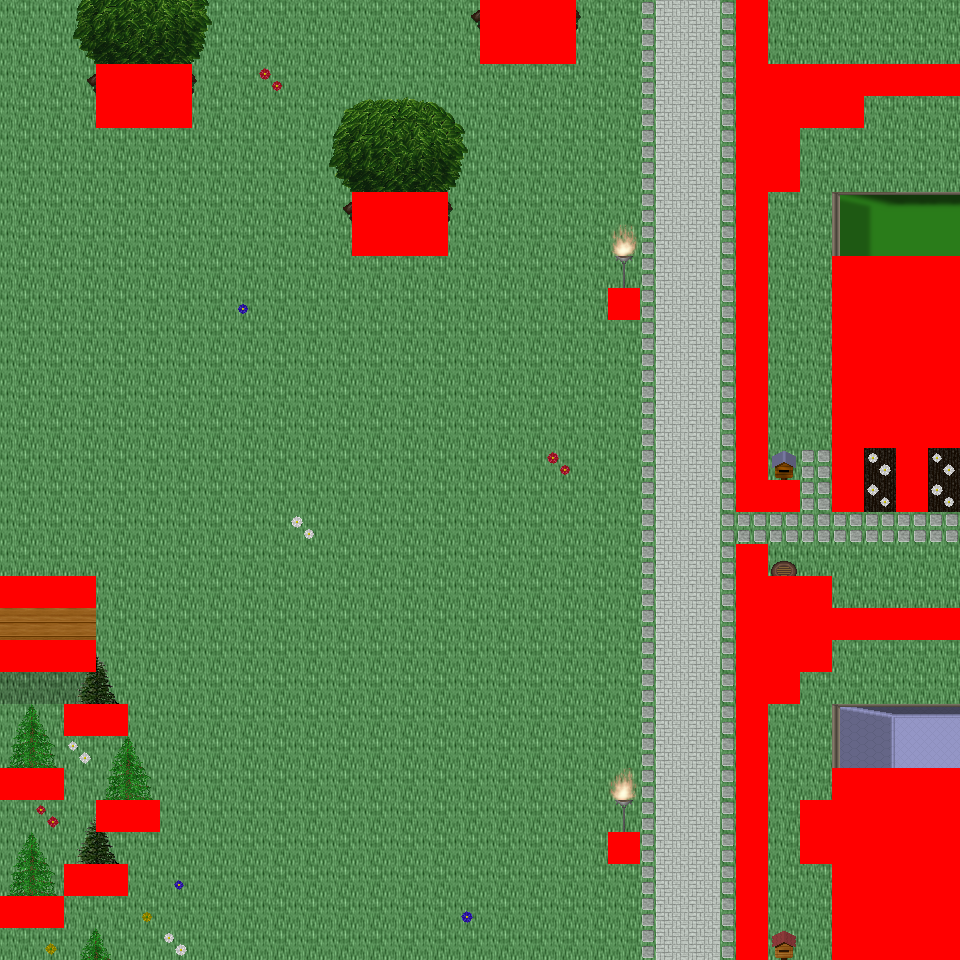

The image is a tile-based game level rendered from a .tmx file. Its description and source (layers, tilesets, objects; grid data summarised) follow:
An orthogonal 30x30 tile map with 32x32 px tiles, 6 tile layers (Ground, Object, Object2, Above, ...), 60 tilesets and 14 objects (14x mapExit).

<map version="1.0" orientation="orthogonal" renderorder="right-down" width="30" height="30" tilewidth="32" tileheight="32" nextobjectid="15">
  <tileset firstgid="1" name="tileset_logic_collision" tilewidth="32" tileheight="32" tilecount="1" columns="1">
    <image source="../drawable/tileset_logic_collision.png" width="32" height="32" />
  </tileset>
  <tileset firstgid="2" name="tileset_building_decoration_orbpedestal" tilewidth="32" tileheight="32" tilecount="2" columns="1">
    <image source="../drawable/tileset_building_decoration_orbpedestal.png" width="32" height="64" />
  </tileset>
  <tileset firstgid="4" name="tileset_building_decoration_chimney" tilewidth="32" tileheight="32" tilecount="2" columns="1">
    <image source="../drawable/tileset_building_decoration_chimney.png" width="32" height="64" />
  </tileset>
  <tileset firstgid="6" name="tileset_item_statue_fairypool" tilewidth="32" tileheight="32" tilecount="16" columns="2">
    <image source="../drawable/tileset_item_statue_fairypool.png" width="64" height="256" />
  </tileset>
  <tileset firstgid="22" name="tileset_building_decoration_stone_details" tilewidth="32" tileheight="32" tilecount="4" columns="2">
    <image source="../drawable/tileset_building_decoration_stone_details.png" width="64" height="64" />
  </tileset>
  <tileset firstgid="26" name="tileset_building_door_closed" tilewidth="32" tileheight="32" tilecount="1" columns="1">
    <image source="../drawable/tileset_building_door_closed.png" width="32" height="32" />
  </tileset>
  <tileset firstgid="27" name="tileset_building_door_door" tilewidth="32" tileheight="32" tilecount="6" columns="3">
    <image source="../drawable/tileset_building_door_door.png" width="96" height="64" />
  </tileset>
  <tileset firstgid="33" name="tileset_building_fence_fence_chunky" tilewidth="32" tileheight="32" tilecount="21" columns="3">
    <image source="../drawable/tileset_building_fence_fence_chunky.png" width="96" height="224" />
  </tileset>
  <tileset firstgid="54" name="tileset_building_roof_blue" tilewidth="32" tileheight="32" tilecount="20" columns="5">
    <image source="../drawable/tileset_building_roof_blue.png" width="160" height="128" />
  </tileset>
  <tileset firstgid="74" name="tileset_building_roof_green" tilewidth="32" tileheight="32" tilecount="20" columns="5">
    <image source="../drawable/tileset_building_roof_green.png" width="160" height="128" />
  </tileset>
  <tileset firstgid="94" name="tileset_building_roof_red" tilewidth="32" tileheight="32" tilecount="20" columns="5">
    <image source="../drawable/tileset_building_roof_red.png" width="160" height="128" />
  </tileset>
  <tileset firstgid="114" name="tileset_building_roof_red2" tilewidth="32" tileheight="32" tilecount="20" columns="5">
    <image source="../drawable/tileset_building_roof_red2.png" width="160" height="128" />
  </tileset>
  <tileset firstgid="134" name="tileset_building_roof_roof_borders" tilewidth="32" tileheight="32" tilecount="9" columns="3">
    <image source="../drawable/tileset_building_roof_roof_borders.png" width="96" height="96" />
  </tileset>
  <tileset firstgid="143" name="tileset_building_roof_yellow" tilewidth="32" tileheight="32" tilecount="20" columns="5">
    <image source="../drawable/tileset_building_roof_yellow.png" width="160" height="128" />
  </tileset>
  <tileset firstgid="163" name="tileset_building_window_window_long" tilewidth="32" tileheight="32" tilecount="3" columns="3">
    <image source="../drawable/tileset_building_window_window_long.png" width="96" height="32" />
  </tileset>
  <tileset firstgid="166" name="tileset_ground_cobbled_paving" tilewidth="32" tileheight="32" tilecount="1" columns="1">
    <image source="../drawable/tileset_ground_cobbled_paving.png" width="32" height="32" />
  </tileset>
  <tileset firstgid="167" name="tileset_ground_gravel" tilewidth="32" tileheight="32" tilecount="1" columns="1">
    <image source="../drawable/tileset_ground_gravel.png" width="32" height="32" />
  </tileset>
  <tileset firstgid="168" name="tileset_ground_stone_floors" tilewidth="32" tileheight="32" tilecount="6" columns="3">
    <image source="../drawable/tileset_ground_stone_floors.png" width="96" height="64" />
  </tileset>
  <tileset firstgid="174" name="tileset_ground_ground" tilewidth="32" tileheight="32" tilecount="33" columns="3">
    <image source="../drawable/tileset_ground_ground.png" width="96" height="352" />
  </tileset>
  <tileset firstgid="207" name="tileset_plant_bush_various_small" tilewidth="32" tileheight="32" tilecount="9" columns="3">
    <image source="../drawable/tileset_plant_bush_various_small.png" width="96" height="96" />
  </tileset>
  <tileset firstgid="216" name="tileset_plant_flower_daisy_blue" tilewidth="32" tileheight="32" tilecount="8" columns="2">
    <image source="../drawable/tileset_plant_flower_daisy_blue.png" width="64" height="128" />
  </tileset>
  <tileset firstgid="224" name="tileset_plant_flower_daisy_red" tilewidth="32" tileheight="32" tilecount="8" columns="2">
    <image source="../drawable/tileset_plant_flower_daisy_red.png" width="64" height="128" />
  </tileset>
  <tileset firstgid="232" name="tileset_plant_flower_daisy_white" tilewidth="32" tileheight="32" tilecount="8" columns="2">
    <image source="../drawable/tileset_plant_flower_daisy_white.png" width="64" height="128" />
  </tileset>
  <tileset firstgid="240" name="tileset_plant_flower_daisy_yellow" tilewidth="32" tileheight="32" tilecount="8" columns="2">
    <image source="../drawable/tileset_plant_flower_daisy_yellow.png" width="64" height="128" />
  </tileset>
  <tileset firstgid="248" name="tileset_plant_tree_spruce" tilewidth="32" tileheight="32" tilecount="6" columns="2">
    <image source="../drawable/tileset_plant_tree_spruce.png" width="64" height="96" />
  </tileset>
  <tileset firstgid="254" name="tileset_item_pot_pot_purple" tilewidth="32" tileheight="32" tilecount="1" columns="1">
    <image source="../drawable/tileset_item_pot_pot_purple.png" width="32" height="32" />
  </tileset>
  <tileset firstgid="255" name="tileset_item_pot_pot_tall" tilewidth="32" tileheight="32" tilecount="2" columns="1">
    <image source="../drawable/tileset_item_pot_pot_tall.png" width="32" height="64" />
  </tileset>
  <tileset firstgid="257" name="tileset_item_pot_small_barrel" tilewidth="32" tileheight="32" tilecount="2" columns="1">
    <image source="../drawable/tileset_item_pot_small_barrel.png" width="32" height="64" />
  </tileset>
  <tileset firstgid="259" name="tileset_item_postbox" tilewidth="32" tileheight="32" tilecount="4" columns="2">
    <image source="../drawable/tileset_item_postbox.png" width="64" height="64" />
  </tileset>
  <tileset firstgid="263" name="tileset_furniture_chair_wooden_pale" tilewidth="32" tileheight="32" tilecount="4" columns="2">
    <image source="../drawable/tileset_furniture_chair_wooden_pale.png" width="64" height="64" />
  </tileset>
  <tileset firstgid="267" name="tileset_furniture_table_wooden" tilewidth="32" tileheight="32" tilecount="1" columns="1">
    <image source="../drawable/tileset_furniture_table_wooden.png" width="32" height="32" />
  </tileset>
  <tileset firstgid="268" name="tileset_furniture_table_brick_base" tilewidth="32" tileheight="32" tilecount="3" columns="3">
    <image source="../drawable/tileset_furniture_table_brick_base.png" width="96" height="32" />
  </tileset>
  <tileset firstgid="271" name="tileset_furniture_light_iron_lamp" tilewidth="32" tileheight="32" tilecount="3" columns="1">
    <image source="../drawable/tileset_furniture_light_iron_lamp.png" width="32" height="96" />
  </tileset>
  <tileset firstgid="274" name="tileset_furniture_light_flames" tilewidth="32" tileheight="32" tilecount="6" columns="6">
    <image source="../drawable/tileset_furniture_light_flames.png" width="192" height="32" />
  </tileset>
  <tileset firstgid="280" name="tileset_furniture_sink_dark_side_on" tilewidth="32" tileheight="32" tilecount="6" columns="3">
    <image source="../drawable/tileset_furniture_sink_dark_side_on.png" width="96" height="64" />
  </tileset>
  <tileset firstgid="286" name="tileset_ground_grass_corners" tilewidth="32" tileheight="32" tilecount="24" columns="6">
    <image source="../drawable/tileset_ground_grass_corners.png" width="192" height="128" />
  </tileset>
  <tileset firstgid="310" name="tileset_ground_grass_edges" tilewidth="32" tileheight="32" tilecount="36" columns="12">
    <image source="../drawable/tileset_ground_grass_edges.png" width="384" height="96" />
  </tileset>
  <tileset firstgid="346" name="tileset_plant_tree_tree_fluffy" tilewidth="32" tileheight="32" tilecount="12" columns="4">
    <image source="../drawable/tileset_plant_tree_tree_fluffy.png" width="128" height="96" />
  </tileset>
  <tileset firstgid="358" name="tileset_ground_water_dungeon_water" tilewidth="32" tileheight="32" tilecount="30" columns="3">
    <image source="../drawable/tileset_ground_water_dungeon_water.png" width="96" height="320" />
  </tileset>
  <tileset firstgid="388" name="tileset_furniture_table_wooden_rectangular" tilewidth="32" tileheight="32" tilecount="9" columns="3">
    <image source="../drawable/tileset_furniture_table_wooden_rectangular.png" width="96" height="96" />
  </tileset>
  <tileset firstgid="397" name="tileset_item_statue_metal_and_stone" tilewidth="32" tileheight="32" tilecount="6" columns="3">
    <image source="../drawable/tileset_item_statue_metal_and_stone.png" width="96" height="64" />
  </tileset>
  <tileset firstgid="403" name="tileset_ground_fire_fire" tilewidth="32" tileheight="32" tilecount="27" columns="3">
    <image source="../drawable/tileset_ground_fire_fire.png" width="96" height="288" />
  </tileset>
  <tileset firstgid="430" name="tileset_furniture_table_bench" tilewidth="32" tileheight="32" tilecount="3" columns="3">
    <image source="../drawable/tileset_furniture_table_bench.png" width="96" height="32" />
  </tileset>
  <tileset firstgid="433" name="tileset_plant_bush_hosta" tilewidth="32" tileheight="32" tilecount="9" columns="3">
    <image source="../drawable/tileset_plant_bush_hosta.png" width="96" height="96" />
  </tileset>
  <tileset firstgid="442" name="tileset_plant_tree_tree_green" tilewidth="32" tileheight="32" tilecount="88" columns="8">
    <image source="../drawable/tileset_plant_tree_tree_green.png" width="256" height="352" />
  </tileset>
  <tileset firstgid="530" name="tileset_item_sign_large" tilewidth="32" tileheight="32" tilecount="15" columns="5">
    <image source="../drawable/tileset_item_sign_large.png" width="160" height="96" />
  </tileset>
  <tileset firstgid="545" name="tileset_building_wall_wall_brown" tilewidth="32" tileheight="32" tilecount="12" columns="3">
    <image source="../drawable/tileset_building_wall_wall_brown.png" width="96" height="128" />
  </tileset>
  <tileset firstgid="557" name="tileset_ground_green_paving_4" tilewidth="32" tileheight="32" tilecount="3" columns="3">
    <image source="../drawable/tileset_ground_green_paving_4.png" width="96" height="32" />
  </tileset>
  <tileset firstgid="560" name="tileset_item_swing" tilewidth="32" tileheight="32" tilecount="4" columns="2">
    <image source="../drawable/tileset_item_swing.png" width="64" height="64" />
  </tileset>
  <tileset firstgid="564" name="tileset_item_fishrods" tilewidth="32" tileheight="32" tilecount="12" columns="4">
    <image source="../drawable/tileset_item_fishrods.png" width="128" height="96" />
  </tileset>
  <tileset firstgid="576" name="tileset_logic_creature_human_kalavan" tilewidth="32" tileheight="32" tilecount="5" columns="5">
    <image source="../drawable/tileset_logic_creature_human_kalavan.png" width="160" height="32" />
  </tileset>
  <tileset firstgid="581" name="tileset_logic_creature_animal" tilewidth="32" tileheight="32" tilecount="32" columns="8">
    <image source="../drawable/tileset_logic_creature_animal.png" width="256" height="128" />
  </tileset>
  <tileset firstgid="613" name="tileset_building_decoration_numbers" tilewidth="32" tileheight="32" tilecount="20" columns="2">
    <image source="../drawable/tileset_building_decoration_numbers.png" width="64" height="320" />
  </tileset>
  <tileset firstgid="633" name="tileset_ground_green_paving" tilewidth="32" tileheight="32" tilecount="18" columns="3">
    <image source="../drawable/tileset_ground_green_paving.png" width="96" height="192" />
  </tileset>
  <tileset firstgid="651" name="tileset_item_huge_orb" tilewidth="32" tileheight="32" tilecount="16" columns="2">
    <image source="../drawable/tileset_item_huge_orb.png" width="64" height="256" />
  </tileset>
  <tileset firstgid="667" name="tileset_light_light_5x5" tilewidth="32" tileheight="32" tilecount="25" columns="5">
    <image source="../drawable/tileset_light_light_5x5.png" width="160" height="160" />
  </tileset>
  <tileset firstgid="692" name="tileset_light_dim_light_5x5" tilewidth="32" tileheight="32" tilecount="25" columns="5">
    <image source="../drawable/tileset_light_dim_light_5x5.png" width="160" height="160" />
  </tileset>
  <tileset firstgid="717" name="tileset_item_firewood" tilewidth="32" tileheight="32" tilecount="12" columns="3">
    <image source="../drawable/tileset_item_firewood.png" width="96" height="128" />
  </tileset>
  <tileset firstgid="729" name="tileset_logic_creature_fowl" tilewidth="32" tileheight="32" tilecount="6" columns="6">
    <image source="../drawable/tileset_logic_creature_fowl.png" width="192" height="32" />
  </tileset>
  <tileset firstgid="735" name="tileset_logic_creature_human_imperial" tilewidth="32" tileheight="32" tilecount="16" columns="8">
    <image source="../drawable/tileset_logic_creature_human_imperial.png" width="256" height="64" />
  </tileset>
  <layer name="Ground" width="30" height="30">
    <data>[900 cells, 900 non-empty, 4 distinct tile ids]</data>
  </layer>
  <layer name="Object" width="30" height="30">
    <data>[900 cells, 223 non-empty, 39 distinct tile ids]</data>
  </layer>
  <layer name="Object2" width="30" height="30">
    <data>[900 cells, 14 non-empty, 8 distinct tile ids]</data>
  </layer>
  <layer name="Above" width="30" height="30">
    <data>[900 cells, 111 non-empty, 56 distinct tile ids]</data>
  </layer>
  <layer name="Above2" width="30" height="30">
    <data>[900 cells, 4 non-empty, 2 distinct tile ids]</data>
  </layer>
  <layer name="Walkable" width="30" height="30">
    <data>[900 cells, 142 non-empty, 1 distinct tile ids]</data>
  </layer>
  <objectgroup name="MapEvents">
    <object id="1" name="north" type="mapExit" x="0" y="0" width="480" height="32">
      <properties>
        <property name="map" value="level_0_x71_y145" />
        <property name="x" value="0" />
        <property name="y" value="28" />
      </properties>
    </object>
    <object id="2" name="north2" type="mapExit" x="576" y="0" width="160" height="32">
      <properties>
        <property name="map" value="level_0_x71_y145" />
        <property name="x" value="18" />
        <property name="y" value="28" />
      </properties>
    </object>
    <object id="3" name="north3" type="mapExit" x="768" y="0" width="192" height="32">
      <properties>
        <property name="map" value="level_0_x71_y145" />
        <property name="x" value="24" />
        <property name="y" value="28" />
      </properties>
    </object>
    <object id="4" name="south" type="mapExit" x="0" y="928" width="736" height="32">
      <properties>
        <property name="map" value="level_0_x71_y147" />
        <property name="x" value="0" />
        <property name="y" value="1" />
      </properties>
    </object>
    <object id="5" name="south2" type="mapExit" x="768" y="928" width="64" height="32">
      <properties>
        <property name="map" value="level_0_x71_y147" />
        <property name="x" value="24" />
        <property name="y" value="1" />
      </properties>
    </object>
    <object id="6" name="west" type="mapExit" x="0" y="0" width="32" height="576">
      <properties>
        <property name="map" value="level_0_x70_y146" />
        <property name="x" value="28" />
        <property name="y" value="0" />
      </properties>
    </object>
    <object id="7" name="west2" type="mapExit" x="0" y="608" width="32" height="32">
      <properties>
        <property name="map" value="level_0_x70_y146" />
        <property name="x" value="28" />
        <property name="y" value="19" />
      </properties>
    </object>
    <object id="8" name="west3" type="mapExit" x="0" y="672" width="32" height="96">
      <properties>
        <property name="map" value="level_0_x70_y146" />
        <property name="x" value="28" />
        <property name="y" value="21" />
      </properties>
    </object>
    <object id="9" name="west4" type="mapExit" x="0" y="800" width="32" height="96">
      <properties>
        <property name="map" value="level_0_x70_y146" />
        <property name="x" value="28" />
        <property name="y" value="25" />
      </properties>
    </object>
    <object id="10" name="west5" type="mapExit" x="0" y="928" width="32" height="32">
      <properties>
        <property name="map" value="level_0_x70_y146" />
        <property name="x" value="28" />
        <property name="y" value="29" />
      </properties>
    </object>
    <object id="11" name="east" type="mapExit" x="928" y="0" width="32" height="64">
      <properties>
        <property name="map" value="level_0_x72_y146" />
        <property name="x" value="1" />
        <property name="y" value="0" />
      </properties>
    </object>
    <object id="12" name="east2" type="mapExit" x="928" y="96" width="32" height="160">
      <properties>
        <property name="map" value="level_0_x72_y146" />
        <property name="x" value="1" />
        <property name="y" value="3" />
      </properties>
    </object>
    <object id="13" name="east3" type="mapExit" x="928" y="448" width="32" height="160">
      <properties>
        <property name="map" value="level_0_x72_y146" />
        <property name="x" value="1" />
        <property name="y" value="14" />
      </properties>
    </object>
    <object id="14" name="east4" type="mapExit" x="928" y="640" width="32" height="128">
      <properties>
        <property name="map" value="level_0_x72_y146" />
        <property name="x" value="1" />
        <property name="y" value="20" />
      </properties>
    </object>
  </objectgroup>
</map>
